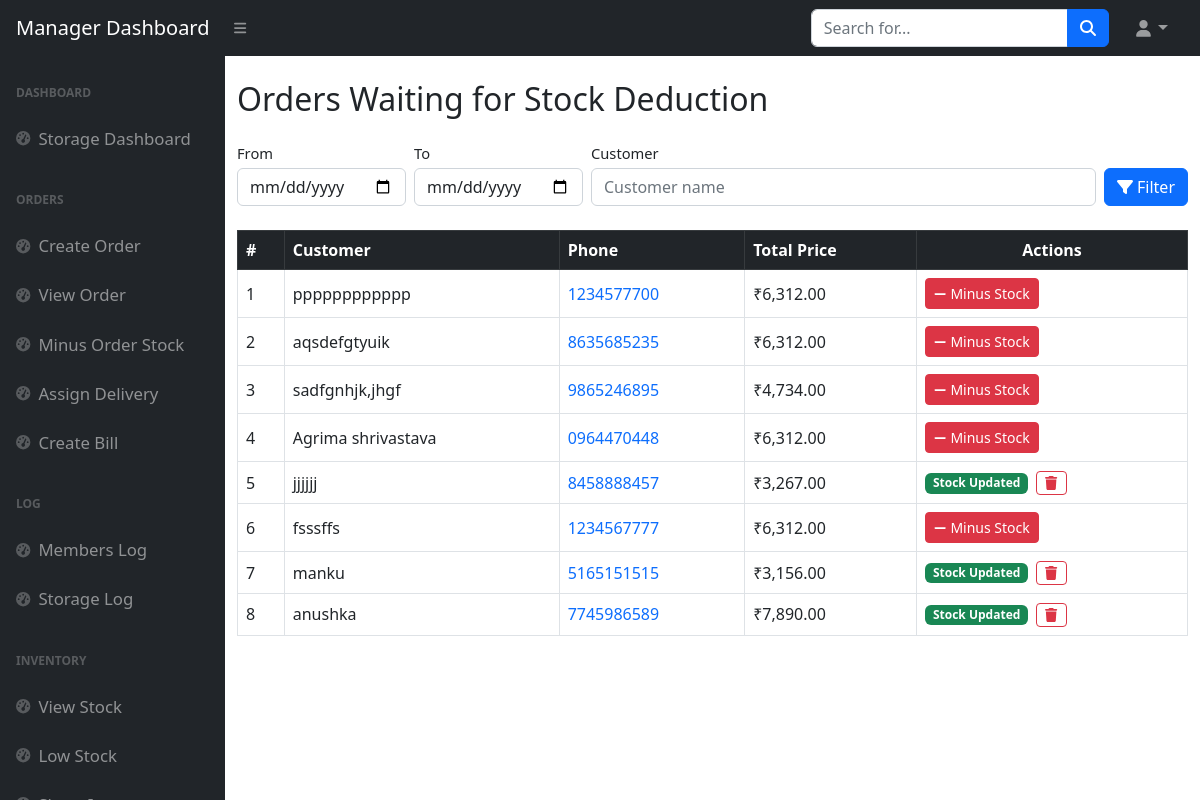
/rctiles/Manager_dashboard/minus_order_stock.php, run on the app's committed database.
### tables this page shows
CREATE TABLE orders (
  order_id int(11) NOT NULL,
  order_date datetime DEFAULT current_timestamp(),
  customer_id int(11) DEFAULT NULL,
  total_amount decimal(10,2) NOT NULL,
  final_amount DECIMAL(10,2) DEFAULT NULL,
  discounted_amount decimal(10,2) DEFAULT NULL,
  transport_rent decimal(10,2) DEFAULT 0.00,
  stock_done tinyint(1) DEFAULT 0,
  deleted tinyint(1) DEFAULT 0
);

CREATE TABLE customers (
  customer_id int(11) NOT NULL,
  name varchar(100) NOT NULL,
  phone_no varchar(15) NOT NULL,
  email varchar(255) DEFAULT NULL,
  address text DEFAULT NULL,
  city varchar(100) DEFAULT NULL,
  created_at datetime DEFAULT current_timestamp()
);

### rctiles/Manager_dashboard/minus_order_stock.php (the view, shortened to what this page needs)
<?php
include "manager_header.php";
require '../db_connect.php';
$where  = ["po.approved = 1"];
$sql = "SELECT o.order_id,
               c.name AS customer,
               c.phone_no,
               SUM(po.custom_price) AS total_price,
               o.stock_done,
               SUM(po.quantity) AS total_ordered,
               SUM(COALESCE(di.qty_delivered, 0)) AS total_delivered,
               SUM(COALESCE(ms.quantity_subtracted, 0)) AS total_subtracted
        FROM orders o
        JOIN customers c ON c.customer_id = o.customer_id
        JOIN pending_orders po ON po.order_id = o.order_id
        LEFT JOIN delivery_orders do2 ON do2.order_id = o.order_id
        LEFT JOIN delivery_items di ON di.delivery_id = do2.delivery_id AND di.product_id = po.product_id
        LEFT JOIN minus_stock ms ON ms.order_id = o.order_id AND ms.product_id = po.product_id
        WHERE " . implode(' AND ', $where) . "
        GROUP BY o.order_id
        ORDER BY o.order_date DESC";
$stmt = $mysqli->prepare($sql);
$stmt->execute();
$result = $stmt->get_result();
?>
<!doctype html>
<html lang="en">
<head>
    <link href="https://cdn.jsdelivr.net/npm/bootstrap@5.2.3/dist/css/bootstrap.min.css" rel="stylesheet">
    <link href="https://cdn.jsdelivr.net/npm/simple-datatables@7.1.2/dist/style.min.css" rel="stylesheet">
    <link href="../css/styles.css" rel="stylesheet">
</head>
<body class="sb-nav-fixed">
<div id="layoutSidenav_content">
    <main class="py-4">
        <div class="container-fluid">
            <h2 class="mb-4">Orders Waiting for Stock Deduction</h2>
            <form class="row row-cols-lg-auto g-2 align-items-end mb-4" method="get">
                <div class="col-12 col-md">
                    <label for="from" class="form-label small mb-1">From</label>
                    <input type="date" id="from" name="from" class="form-control"
                           value="<?= htmlspecialchars($_GET['from'] ?? '') ?>">
                </div>
                <div class="col-12 col-md">
                    <label for="to" class="form-label small mb-1">To</label>
                    <input type="date" id="to" name="to" class="form-control"
                           value="<?= htmlspecialchars($_GET['to'] ?? '') ?>">
                </div>
                <div class="col-12 col-md flex-grow-1">
                    <label for="search" class="form-label small mb-1">Customer</label>
                    <input type="text" id="search" name="search" class="form-control" placeholder="Customer name"
                           value="<?= htmlspecialchars($_GET['search'] ?? '') ?>">
                </div>
                <div class="col-12 col-md-auto">
                    <button class="btn btn-primary w-100"><i class="fa fa-filter me-1"></i>Filter</button>
                </div>
            </form>
            <div class="table-responsive">
                <table class="table table-bordered table-hover align-middle">
                    <thead class="table-dark">
                    <tr>
                        <th>#</th>
                        <th>Customer</th>
                        <th>Phone</th>
                        <th>Total Price</th>
                        <th class="text-center">Actions</th>
                    </tr>
                    </thead>
                    <tbody>
                    <?php $i = 1; while ($row = $result->fetch_assoc()): ?>
                        <tr>
                            <td><?= $i++ ?></td>
                            <td><?= htmlspecialchars($row['customer']) ?></td>
                            <td>
                                <a href="tel:<?= $row['phone_no'] ?>" class="text-decoration-none">
                                    <?= htmlspecialchars($row['phone_no']) ?>
                                </a>
                            </td>
                            <td>₹<?= number_format($row['total_price'], 2) ?></td>
                            <td class="text-nowrap">
                                <?php if (($row['total_delivered'] + $row['total_subtracted']) >= $row['total_ordered'] && $row['total_ordered'] > 0): ?>
                                    <span class="badge bg-success">Stock Updated</span>
                                    <button type="button" class="btn btn-sm btn-outline-danger ms-1 delete-order"
                                            data-order="<?= $row['order_id'] ?>" title="Remove record">
                                        <i class="fa fa-trash"></i>
                                    </button>
                                <?php else: ?>
                                    <button type="button" class="btn btn-sm btn-danger minus-stock-btn"
                                            data-order="<?= $row['order_id'] ?>">
                                        <i class="fa fa-minus me-1"></i>Minus Stock
                                    </button>
                                <?php endif; ?>
                            </td>
                        </tr>
                    <?php endwhile; ?>
                    </tbody>
                </table>
            </div>
        </div>
    </main>
</div>
</body>
</html>

### rctiles/Manager_dashboard/minus_order_stock.php (style rules this page uses)
body { font-size:1.05rem; }

### data on the page
orders: customer.name "pppppppppppp", customer.phone_no "1234577700", total_price "6,312.00"
orders: customer.name "aqsdefgtyuik", customer.phone_no "8635685235", total_price "6,312.00"
orders: customer.name "sadfgnhjk,jhgf", customer.phone_no "9865246895", total_price "4,734.00"
orders: customer.name "Agrima shrivastava", customer.phone_no "0964470448", total_price "6,312.00"
orders: customer.name "jjjjjj", customer.phone_no "8458888457", total_price "3,267.00"
orders: customer.name "fsssffs", customer.phone_no "1234567777", total_price "6,312.00"
orders: customer.name "manku", customer.phone_no "5165151515", total_price "3,156.00"
orders: customer.name "anushka", customer.phone_no "7745986589", total_price "7,890.00"
